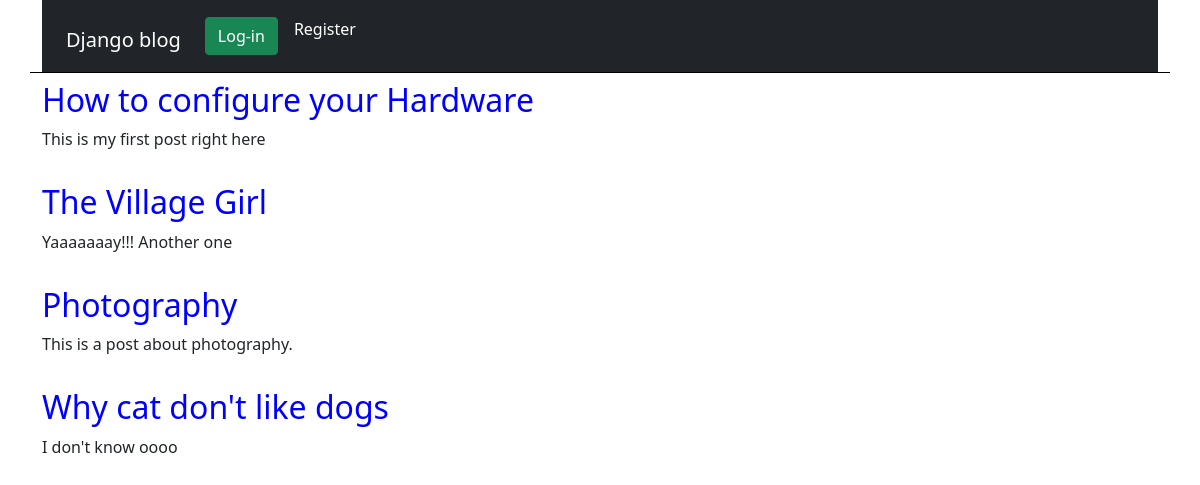
The page / on the database its author committed.
### blog/models.py (models this page shows, shortened)
class Post(models.Model):
    title = models.CharField(max_length=100)
    author = models.ForeignKey('auth.User', on_delete=models.CASCADE)
    body = models.TextField()

### blog/views.py (the view)
# urls.py: path('', BlogListView.as_view(), name='home'),
class BlogListView(ListView):
    model = Post
    template_name = 'home.html'

### templates/home.html
{% extends 'base.html' %}
{% block content %}
    {% for post in object_list %}
        <div class="post-entry">
            <h2><a href="{% url 'post_detail' post.pk %}">{{ post.title }}</a></h2>
            <p>{{ post.body }}</p>
        </div>
    {% endfor %}
{% endblock %}

### templates/base.html (shortened to what this page needs)
{% load static %}
<!doctype html>
<html lang="en">
  <head>
    <link rel="stylesheet" href="{% static 'css/base.css' %}">
    <link href="https://cdn.jsdelivr.net/npm/bootstrap@5.0.0-beta3/dist/css/bootstrap.min.css" rel="stylesheet">
  </head>
  <body>
  <div class="container">
  <div class="row">
    <header>
    <nav class="navbar navbar-expand-lg navbar-dark bg-dark">
    <div class="container-fluid">
        <h1><a class="navbar-brand" href="{% url 'home' %}">Django blog</a></h1>
        <div class="collapse navbar-collapse" id="navbarTogglerDemo02">
        <ul class="navbar-nav me-auto mb-2 mb-lg-0">
        {% if request.user.is_authenticated %}
            <li class="nav-item">
            <a href="{% url 'post_new' %}" class="nav-link active" aria-current="page">New Blog Post</a>
            </li>
            <li class="nav-item">
            <a class="nav-link active" href="{% url 'password_reset' %}">Reset Password</a>
            </li>
            <li class="nav-item">
            <a class="nav-link active" href="{% url 'logout' %}"><button class="btn btn-danger">Logout</button></a>
            </li>
        {% else %}
            <li class="nav-item">
            <a class="nav-link active" href="{% url 'login' %}"><button class="btn btn-success">Log-in</button></a>
            </li>
            <li class="nav-item">
            <a class="nav-link active" href="{% url 'register' %}">Register</a>
            </li>
        </ul>
        {% endif %}
        </div>
    </div>
    </nav>
    </header>
    <div>
    {% block content %}
    {% endblock %}
    </div>
</div>
</div>
  </body>
</html>

### static/css/base.css (style rules this page uses)
body { font-family: Monaco, "Courier New", Courier, monospace; font-size: 10px; }
header { border-bottom: 1px solid #000; }
header h1 a { color: red; text-decoration: none; }
.post-entry { margin-bottom: 2rem; }
.post-entry h2 { margin: 0.5rem 0; }
.post-entry h2 a, .post-entry h2 a:visited { color: blue; text-decoration: none; }
.post-entry p { margin: 0; font-weight: 400; }

### rows shown on the page
Post: title "How to configure your Hardware", body "This is my first post right here"
Post: title "The Village Girl", body "Yaaaaaaay!!! Another one"
Post: title "Photography", body "This is a post about photography."
Post: title "Why cat don't like dogs", body "I don't know oooo"
